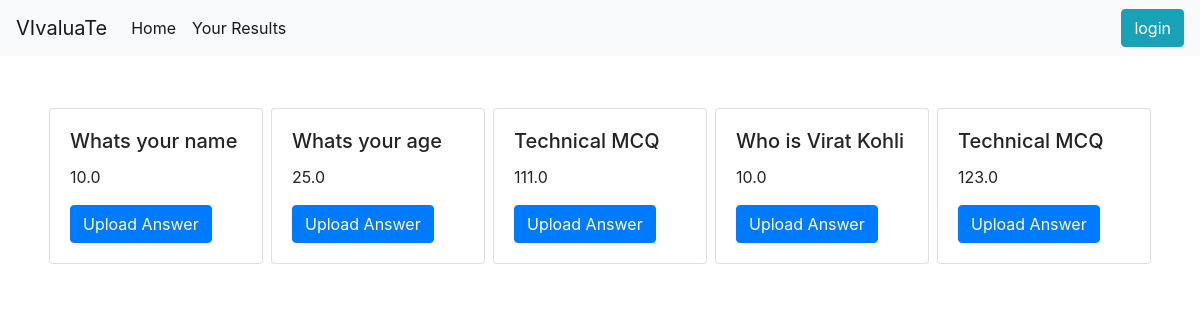
/questionlists/15, run on the app's committed database.
### OCR/models.py (models this page shows, shortened)
class Question(models.Model):
    question_desc=models.CharField(max_length=200)
    correct_answer=models.CharField(max_length=200)
    marks=models.FloatField()

### OCR/views.py (the view)
# urls.py: path("questionlists/<str:pk>",views.questionListStudent),
def questionListStudent(request,pk):
    test=Test.objects.get(id=pk)
    question=test.questions.all()
    return render(request,"question_list_student.html",{"question":question,"pk":pk})

### OCR/templates/question_list_student.html (shortened to what this page needs)
<!DOCTYPE html>
<html lang="en">
<head>
    <link rel="stylesheet" href="https://cdn.jsdelivr.net/npm/bootstrap@4.0.0/dist/css/bootstrap.min.css"
>
</head>
<body>
<nav class="navbar navbar-expand-lg navbar-light bg-light">
    <a class="navbar-brand" href="#">VIvaluaTe</a>
    <div class="collapse navbar-collapse" id="navbarSupportedContent">
        <ul class="navbar-nav mr-auto">
            <li class="nav-item active">
                <a class="nav-link" href="#">Home <span class="sr-only">(current)</span></a>
            </li>
            <li class="nav-item active">
                <a class="nav-link" href="/results/{{pk}}">Your Results <span class="sr-only">(current)</span></a>
            </li>
        </ul>
        {% if not request.user.is_authenticated %}
        <button type="button" class="btn btn-info ">
            login
        </button>
        {% endif %}
    </div>
</nav>
<div class="d-flex flex-row justify-content-center container my-5">
    {% for i in question %}
    <div class="card m-1" style="width: 18rem;">
        <div class="card-body">
            <h5 class="card-title">{{ i.question_desc  }}</h5>
            <p class="card-text">{{i.marks}}</p>
            <a href="/uploadanswer/{{i.id}}/{{pk}}" class="btn btn-primary">Upload Answer</a>
        </div>
    </div>
    {% endfor %}
</div>
</body>
</html>

### data on the page
Question: question_desc "Whats your name", marks "10.0"
Question: question_desc "Whats your age", marks "25.0"
Question: question_desc "Technical MCQ", marks "111.0"
Question: question_desc "Who is Virat Kohli", marks "10.0"
Question: question_desc "Technical MCQ", marks "123.0"
